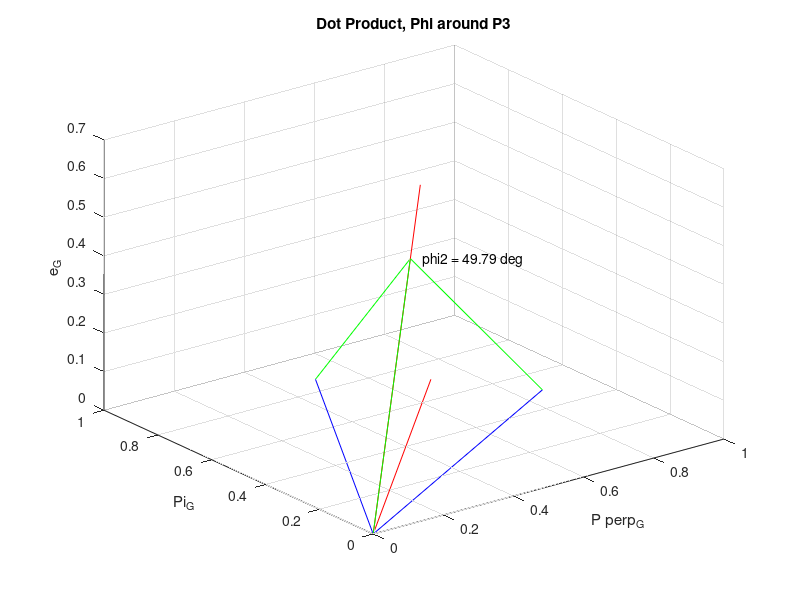
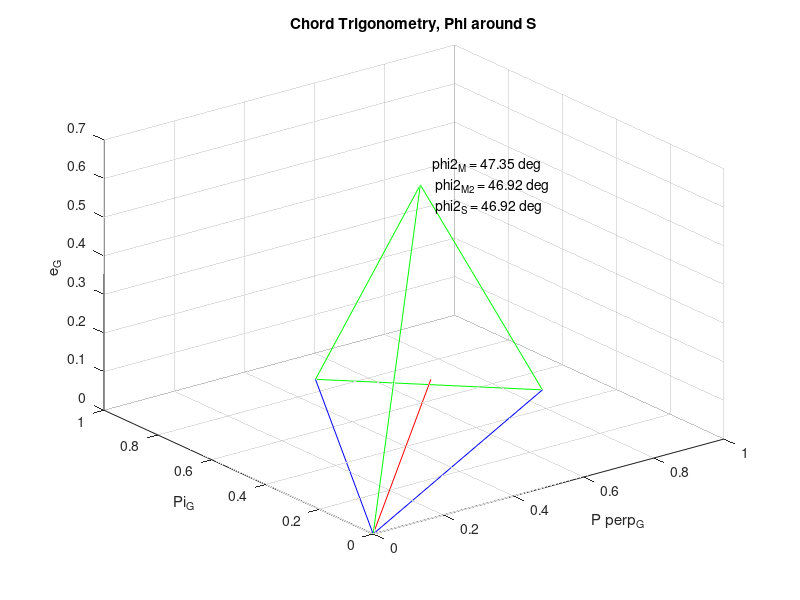

Source code (MATLAB) for these figures, in order: (Note: this script raises an error after producing the figures.)
% MAIN Example 
% Junette Hsin 
% Mohammad Ayoubi 

close all; 

%% Inputs 

% Non-changing parameters; should be function inputs 
inertia = [ 408     0       0; 
            0       427     0; 
            0       0       305]; 
Pi_G = [0; 1; 0];                           % Pi = unit vector of initial point in the G frame 
Pf_G = [1; 0; 0];                           % Pf = unit vector of the final point in the G frame 
S_N = [cosd(45); cosd(45); cosd(45)];       % S = unit vector of sun vector in the N frame 
S_N = S_N/norm(S_N);                        % normalizing sun vector 
G_DCM_N = eye(3);                           % DCM from the N to the G frame 
N_DCM_G = G_DCM_N';                         % G to N frame 
S_G = G_DCM_N*S_N;                          % Sun vector in G frame 
ep = pi/12;                                 % payload half-cone angle. pi/12 rad = 15 deg  
aMax = 1;                                  % Maximum acceleration, rad/s^2
wMax = 1;                                  % Maximum angular velocity, rad/s

%% Calculate slew angles 

% Calculate normal vector of slew plane 
e_G = cross(Pf_G, Pi_G) / norm(cross(Pf_G, Pi_G));  % eigenaxis of PiPf plane, in G frame 
Pperp_G = cross(Pi_G, e_G);              % perpendicular vector to e and Pi, slew plane, G frame 
P_DCM_G = [Pi_G'; Pperp_G'; e_G'];     % DCM from G frame to P (slew plane) frame 
G_DCM_P = P_DCM_G';                         % P to G frame 

% Check angular separation between sun vector S and slew plane 
alpha = pi/2 - acos(dot(S_G, e_G));         % coming out to 0 - check
% alpha = pi/4; 

%%%%%%
% IF angular separation is less than payload half-cone angle --> find phi2
% and phi3. Otherwise, slew is just phi1. 
%%%%%%

% unit_S = S_G/norm(S_G); 
S_PiPf_G = -cross(cross(S_G, e_G), e_G);    % sun projection vector G frame
S_PiPf_G = S_PiPf_G/norm(S_PiPf_G);         % sun projection --> unit vector 

% First slew around eigenaxis
phi1 = acos(dot(Pi_G, S_PiPf_G)) - ep;      % dot product of unit vectors 
if phi1 > pi/2 
    phi1_rem = phi1 - pi/2; 
end 

% Find P1 vector 
P1_P = [cos(phi1); sin(phi1); 0];           % P1 in P frame 
P1_G = G_DCM_P*P1_P;                        % P1 in G frame 

% Find P2 vector 
phiS = acos(dot(S_PiPf_G, Pi_G));           % angle btwn sun projection and Pi 
phiP2 = phiS + ep;                          % angle btwn P2 and Pi 
P2_P = [cos(phiP2); sin(phiP2); 0];         % P2 in P frame 
P2_G = G_DCM_P*P2_P;                        % P2 in G frame 

% Slew around sun vector via phi2 
if alpha == 0
    phi2 = pi; 
else 
    % Not sure how to get the one below: 
    theta = acos(dot(P1_G, S_G)); 
    phi2_M = 2*asin(sin(ep/2)/sin(theta/2)); 
    phi2_M2 = 2*asin(sin(ep)/(2*sin(theta/2)));     % REVISED FORMULA 

    % Junette's derived: 
    theta = acos(dot(S_G, P1_G));           % angle btwn sun and P1 vectors 
    P3_G = S_G*norm(P1_G)*cos(theta);       % P3 vector in G frame (S and P1 already unit vectors)
    P3P1_G = P1_G - P3_G;                   % vector from P3 to P1 
    P3P2_G = P2_G - P3_G;                   % vector from P3 to P2 
    phi2_P3 = acos(dot(P3P1_G/norm(P3P1_G), P3P2_G/norm(P3P2_G)));       % slew around sun vector 

    SP1_G = P1_G - S_G; 
    SP2_G = P2_G - S_G; 
    phi2_S = acos(dot(SP1_G/norm(SP1_G), SP2_G/norm(SP2_G))); 
end 

%% optional plotting routine to check things 

close all; 

plot_option = 1; 
if plot_option == 1
    figure()
        plot3([0 P1_G(1)], [0 P1_G(2)], [0 P1_G(3)], 'b'); 
        grid on; hold on; 
        plot3([0 P2_G(1)], [0 P2_G(2)], [0 P2_G(3)], 'b'); 
        plot3([0 S_G(1)], [0 S_G(2)], [0 S_G(3)], 'r'); 
        plot3([0 S_PiPf_G(1)], [0 S_PiPf_G(2)], [0 S_PiPf_G(3)], 'r'); 
        plot3([0 P3_G(1)], [0 P3_G(2)], [0 P3_G(3)], 'g'); 
        plot3([P3_G(1) P1_G(1)], [P3_G(2) P1_G(2)], [P3_G(3) P1_G(3)], 'g'); 
        plot3([P3_G(1) P2_G(1)], [P3_G(2) P2_G(2)], [P3_G(3) P2_G(3)], 'g'); 
        text(P3_G(1), P3_G(2), P3_G(3), ... 
            sprintf('    phi2 = %0.2f deg', phi2_P3*180/pi))
        title('Dot Product, Phi around P3') 
        xlabel('P perp_G') 
        ylabel('Pi_G')
        zlabel('e_G') 
        
    figure()
        plot3([0 P1_G(1)], [0 P1_G(2)], [0 P1_G(3)], 'b'); 
        grid on; hold on; 
        plot3([0 P2_G(1)], [0 P2_G(2)], [0 P2_G(3)], 'b'); 
        plot3([0 S_G(1)], [0 S_G(2)], [0 S_G(3)], 'g'); 
        plot3([0 S_PiPf_G(1)], [0 S_PiPf_G(2)], [0 S_PiPf_G(3)], 'r'); 
        plot3([S_G(1) P1_G(1)], [S_G(2) P1_G(2)], [S_G(3) P1_G(3)], 'g'); 
        plot3([S_G(1) P2_G(1)], [S_G(2) P2_G(2)], [S_G(3) P2_G(3)], 'g');
        plot3([P1_G(1) P2_G(1)], [P1_G(2) P2_G(2)], [P1_G(3) P2_G(3)], 'g');  
        text(S_G(1), S_G(2), S_G(3), ... 
            sprintf('    phi2_M = %0.2f deg \n     phi2_{M2} = %0.2f deg \n     phi2_S = %0.2f deg', ... 
            phi2_M*180/pi, phi2_M2*180/pi, phi2_S*180/pi))
        title('Chord Trigonometry, Phi around S') 
        xlabel('P perp_G') 
        ylabel('Pi_G')
        zlabel('e_G') 
end 

%%

% Slew around eigenvector via phi3 
% What if Pi and Pf overlap with P2 and P2? Need to ask Mohammad this ... 
phi3 = acos(dot(Pf_G, P2_G)); 
if phi3 > pi/2 
    phi3_rem = phi3 - pi/2; 
end 

%% Determine slew times 

t0 = 0; 
tPhi1 = t0 + wMax/aMax; 

% Mohammad's equation 
tPhi2 = tPhi1 + (1/wMax) * ... 
    ( phi1 - 0.5*aMax(tPhi1)^2 - ... 
    (wMax*wMax)/aMax + (wMax)^2/(2*aMax) ); 

tPhi3 = tPhi2 + tPhi1; 

%% Solve for attitue determination 
        
tEnd = 100; 

phi_1_accel = [ 2*(phi1/2)/tEnd^2;  0;  0];  
torque = inertia*phi_1_accel; 

w_in = [    0.5;    0;      0]; 
q_in = [    0;      0;      0;      1]; 

[t1, y1] = ode45(@(t,Z) gyrostat_cont(inertia, torque, Z), [0, tEnd], [w_in; q_in]);

w_in = y1(end, 1:3)'; 
q_in = y1(end, 4:7)'; 

[t2, y2] = ode45(@(t,Z) gyrostat_cont(inertia, -torque, Z), [0, tEnd], [w_in; q_in]); 

y = [y1; y2]; 
t = [t1; t2]; 

%% Plot 

w = y(:, 1:3); 
ylimits = get_ylimits(w); 

% Plot 
figure()
    plot(t, w) 
    ylim(ylimits)
    legend('w1', 'w2', 'w3'); 
    ylabel('w (rad/s)') 
    xlabel('time (s)') 
    title('Angular Velocity') 

q = y(:, 4:7); 
ylimits = get_ylimits(q); 

figure()
    plot(t, q)
    legend('q1', 'q2', 'q3', 'q4'); 
    ylim(ylimits)
    ylabel('quats') 
    xlabel('time (s)') 
    title('Quaternions') 

%% 
function ylimits = get_ylimits(data) 
% Set y limits of axis 

rng = range(data(:)); 
midp = min(data(:)) + rng/2; 
ylimits = [ midp - 1.2*rng/2, midp + 1.2*rng/2 ]; 

end 